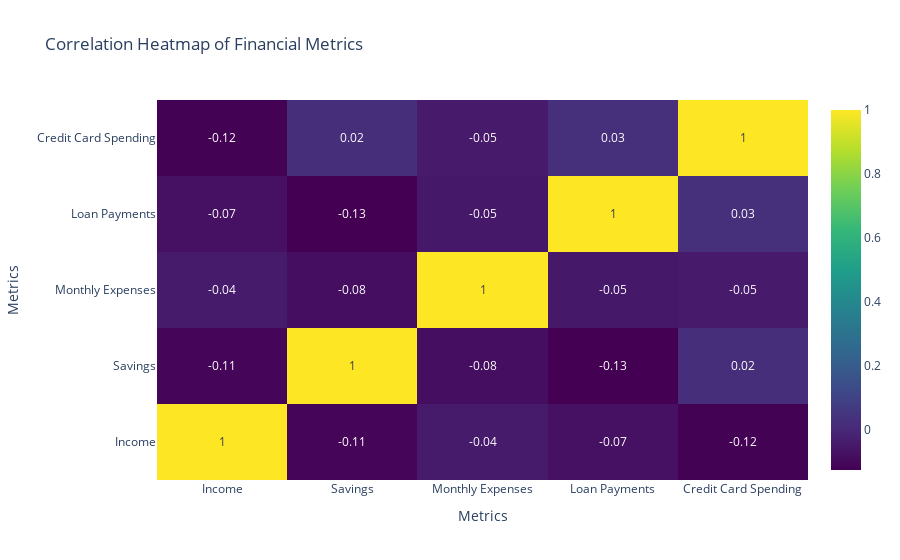

The code cell stored with this chart in its notebook:
### Markdown cell above
### *Correlation Analysis*

### Code cell
correlations = data[['Income', 'Savings', 'Monthly Expenses', 'Loan Payments', 'Credit Card Spending']].corr()

fig4 = go.Figure(data=go.Heatmap(
    z=correlations.values, 
    x=correlations.columns,  
    y=correlations.columns, 
    colorscale='Viridis',
    text=np.round(correlations.values, 2),
    texttemplate="%{text}"
))

fig4.update_layout(
    title="Correlation Heatmap of Financial Metrics",
    xaxis_title="Metrics",
    yaxis_title="Metrics"
)

# Show the heatmap
fig4.show()

### Figure 1 — Plotly figure (JSON) as saved in the notebook; plotly's stock layout.template omitted (floating-point values rounded to 4 significant figures)
{"data": [{"colorscale": [[0, "#440154"], [0.1111, "#482878"], [0.2222, "#3e4989"], [0.3333, "#31688e"], [0.4444, "#26828e"], [0.5556, "#1f9e89"], [0.6667, "#35b779"], [0.7778, "#6ece58"], [0.8889, "#b5de2b"], [1, "#fde725"]], "text": [[1, -0.11, -0.04, -0.07, -0.12], [-0.11, 1, -0.08, -0.13, 0.02], [-0.04, -0.08, 1, -0.05, -0.05], [-0.07, -0.13, -0.05, 1, 0.03], [-0.12, 0.02, -0.05, 0.03, 1]], "texttemplate": "%{text}", "type": "heatmap", "x": ["Income", "Savings", "Monthly Expenses", "Loan Payments", "Credit Card Spending"], "y": ["Income", "Savings", "Monthly Expenses", "Loan Payments", "Credit Card Spending"], "z": [[1, -0.1083, -0.04135, -0.07305, -0.1232], [-0.1083, 1, -0.08209, -0.1252, 0.0225], [-0.04135, -0.08209, 1, -0.05288, -0.04606], [-0.07305, -0.1252, -0.05288, 1, 0.02553], [-0.1232, 0.0225, -0.04606, 0.02553, 1]]}], "layout": {"title": {"text": "Correlation Heatmap of Financial Metrics"}, "xaxis": {"title": {"text": "Metrics"}}, "yaxis": {"title": {"text": "Metrics"}}}}
